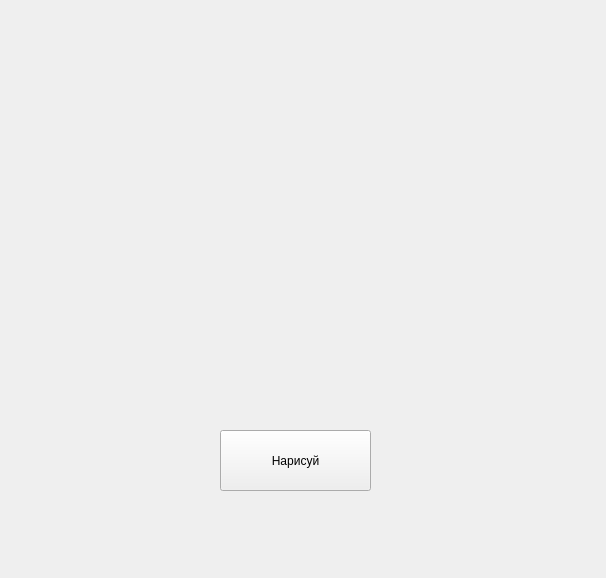
<?xml version="1.0" encoding="UTF-8"?>
<ui version="4.0">
 <class>Form</class>
 <widget class="QWidget" name="Form">
  <property name="geometry">
   <rect>
    <x>0</x>
    <y>0</y>
    <width>606</width>
    <height>578</height>
   </rect>
  </property>
  <property name="windowTitle">
   <string>Form</string>
  </property>
  <widget class="QPushButton" name="drawB">
   <property name="geometry">
    <rect>
     <x>220</x>
     <y>430</y>
     <width>151</width>
     <height>61</height>
    </rect>
   </property>
   <property name="text">
    <string>Нарисуй</string>
   </property>
  </widget>
 </widget>
 <resources/>
 <connections/>
</ui>
